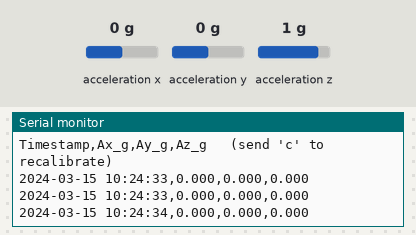
A sketch run on a simulated Arduino Uno, built with avr-gcc and run on an emulated ATmega328P. Parts: the last lines printed to the serial monitor. Wiring (inferred from the names in the program): MPU-6050 motion sensor at I2C address 0x69. The test bench sets the inputs (shaded band); at power-on: acceleration x 0 g, acceleration y 0 g, acceleration z 1 g. The local clock reads 2024-03-15 10:24:30 at power-on unless the sketch sets it.

Above: at 4.3 s.
4.4 s: acceleration x set to -1.4 g
At 5.0 s:
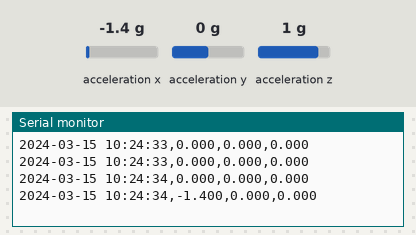
5.9 s: acceleration y set to -1.4 g
At 6.6 s:
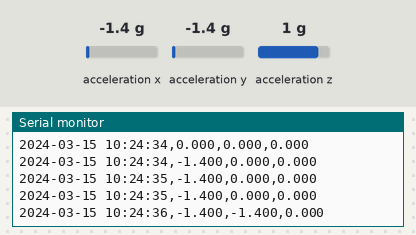
7.4 s: acceleration z set to -1.4 g
At 8.1 s:
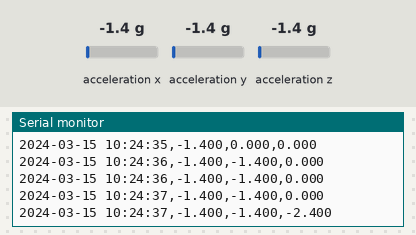
Timing chart, 0 to 10.4 s (numbered marks = the images above; inputs shaded):
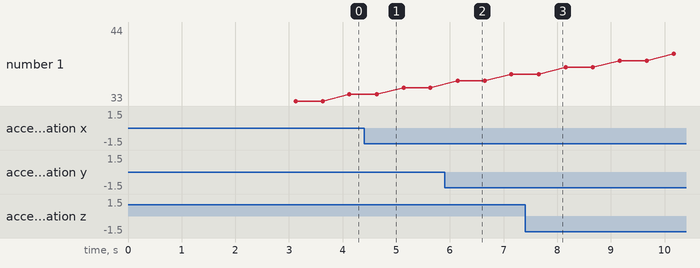

The sketch:

rtc_accel_logger_calibrated.ino
```cpp
/*
  DS3231 RTC + MPU6050 accelerometer -> timestamped serial output (with calibration)

  Libraries: RTClib by Adafruit (install via Library Manager)
  The MPU6050 is read directly over Wire, so no extra library is needed.

  Wiring (Uno/Nano: SDA = A4, SCL = A5 | Mega: SDA = 20, SCL = 21 | ESP32: SDA = 21, SCL = 22):
    DS3231  VCC -> 3.3V or 5V, GND -> GND, SDA -> SDA, SCL -> SCL
    MPU6050 VCC -> 3.3V (or 5V on a board with regulator), GND -> GND, SDA -> SDA, SCL -> SCL

  !! I2C ADDRESS CONFLICT !!
  Both the DS3231 and the MPU6050 default to address 0x68.
  Connect the MPU6050's AD0 pin to 3.3V so it moves to 0x69.

  CALIBRATION
  At startup the board must be sitting still. The sketch averages CAL_SAMPLES
  readings and subtracts them. Send 'c' in the serial monitor to recalibrate.

    REMOVE_GRAVITY true  -> stationary reads ~0,0,0 in any orientation
                            (only valid while the board isn't rotated afterward)
    REMOVE_GRAVITY false -> removes sensor bias only; stationary reads ~0,0,1 g
                            (assumes the board is lying flat during calibration)
*/

#include <Wire.h>
#include <RTClib.h>

#define MPU_ADDR 0x69
#define SAMPLE_INTERVAL_MS 500

#define REMOVE_GRAVITY true
#define CAL_SAMPLES    500     // readings averaged during calibration
#define FILTER_ALPHA   0.3     // 0..1, lower = smoother (1 = no smoothing)
#define DEADBAND_G     0.02    // readings smaller than this print as 0 (only when REMOVE_GRAVITY)

// MPU6050 registers
#define REG_PWR_MGMT_1   0x6B
#define REG_ACCEL_CONFIG 0x1C
#define REG_ACCEL_XOUT_H 0x3B

#define ACCEL_SCALE 16384.0    // +/-2g range -> 16384 LSB per g

RTC_DS3231 rtc;

unsigned long lastSample = 0;
float offX = 0, offY = 0, offZ = 0;   // calibration offsets (g)
float fx = 0, fy = 0, fz = 0;         // filtered values (g)

bool mpuWrite(uint8_t reg, uint8_t value) {
  Wire.beginTransmission(MPU_ADDR);
  Wire.write(reg);
  Wire.write(value);
  return Wire.endTransmission() == 0;
}

bool mpuReadAccel(float &ax, float &ay, float &az) {
  Wire.beginTransmission(MPU_ADDR);
  Wire.write(REG_ACCEL_XOUT_H);
  if (Wire.endTransmission(false) != 0) return false;
  if (Wire.requestFrom((uint8_t)MPU_ADDR, (uint8_t)6) != 6) return false;

  int16_t rawX = (Wire.read() << 8) | Wire.read();
  int16_t rawY = (Wire.read() << 8) | Wire.read();
  int16_t rawZ = (Wire.read() << 8) | Wire.read();

  ax = rawX / ACCEL_SCALE;
  ay = rawY / ACCEL_SCALE;
  az = rawZ / ACCEL_SCALE;
  return true;
}

void calibrate() {
  Serial.println(F("Calibrating - keep the board still..."));
  delay(1000);

  double sx = 0, sy = 0, sz = 0;
  int n = 0;
  for (int i = 0; i < CAL_SAMPLES; i++) {
    float ax, ay, az;
    if (mpuReadAccel(ax, ay, az)) {
      sx += ax; sy += ay; sz += az;
      n++;
    }
    delay(3);
  }

  if (n == 0) {
    Serial.println(F("Calibration failed - no MPU6050 data."));
    return;
  }

  offX = sx / n;
  offY = sy / n;
  offZ = sz / n;
  if (!REMOVE_GRAVITY) offZ -= 1.0;   // leave 1 g on Z

  fx = 0; fy = 0;
  fz = REMOVE_GRAVITY ? 0 : 1.0;

  Serial.print(F("Offsets (g): "));
  Serial.print(offX, 4); Serial.print(F(", "));
  Serial.print(offY, 4); Serial.print(F(", "));
  Serial.println(offZ, 4);
}

float deadband(float v) {
  return (REMOVE_GRAVITY && fabs(v) < DEADBAND_G) ? 0.0 : v;
}

void setup() {
  Serial.begin(115200);
  while (!Serial) { ; }
  Wire.begin();

  // --- DS3231 ---
  if (!rtc.begin()) {
    Serial.println(F("ERROR: DS3231 not found. Check wiring."));
    while (true) delay(1000);
  }
  if (rtc.lostPower()) {
    Serial.println(F("RTC lost power - setting time to compile time."));
    rtc.adjust(DateTime(F(__DATE__), F(__TIME__)));
  }

  // --- MPU6050 ---
  if (!mpuWrite(REG_PWR_MGMT_1, 0x00)) {
    Serial.println(F("ERROR: MPU6050 not found. Check wiring and AD0/address."));
    while (true) delay(1000);
  }
  mpuWrite(REG_ACCEL_CONFIG, 0x00);
  delay(100);

  calibrate();

  Serial.println(F("Timestamp,Ax_g,Ay_g,Az_g   (send 'c' to recalibrate)"));
}

void loop() {
  // Recalibrate on demand
  if (Serial.available()) {
    char c = Serial.read();
    if (c == 'c' || c == 'C') calibrate();
  }

  // Sample fast to keep the filter settled, print at SAMPLE_INTERVAL_MS
  float ax, ay, az;
  if (mpuReadAccel(ax, ay, az)) {
    ax -= offX; ay -= offY; az -= offZ;
    fx += FILTER_ALPHA * (ax - fx);
    fy += FILTER_ALPHA * (ay - fy);
    fz += FILTER_ALPHA * (az - fz);
  }
  delay(5);

  if (millis() - lastSample < SAMPLE_INTERVAL_MS) return;
  lastSample = millis();

  DateTime now = rtc.now();
  char ts[20];
  snprintf(ts, sizeof(ts), "%04d-%02d-%02d %02d:%02d:%02d",
           now.year(), now.month(), now.day(),
           now.hour(), now.minute(), now.second());

  Serial.print(ts);
  Serial.print(',');
  Serial.print(deadband(fx), 3);
  Serial.print(',');
  Serial.print(deadband(fy), 3);
  Serial.print(',');
  Serial.println(REMOVE_GRAVITY ? deadband(fz) : fz, 3);
}
```

Measured:
- after the input at 4.4 s, the serial monitor: prints a new line after 0.23 s (image 1)
- after the input at 5.9 s, the serial monitor: prints a new line after 0.24 s (image 2)
- after the input at 7.4 s, the serial monitor: prints a new line after 0.25 s (image 3)
